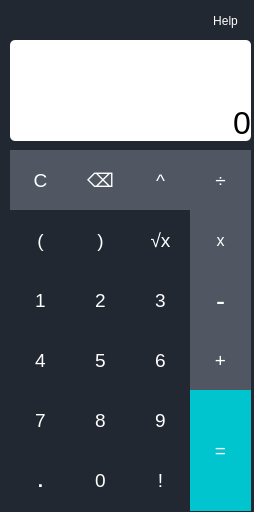
<?xml version="1.0" encoding="UTF-8"?>
<ui version="4.0">
 <class>Dialog</class>
 <widget class="QDialog" name="Dialog">
  <property name="geometry">
   <rect>
    <x>0</x>
    <y>0</y>
    <width>254</width>
    <height>512</height>
   </rect>
  </property>
  <property name="windowTitle">
   <string>Dialog</string>
  </property>
  <property name="styleSheet">
   <string notr="true">background-color:rgb(34, 40, 49);


</string>
  </property>
  <widget class="QPushButton" name="button_delete">
   <property name="geometry">
    <rect>
     <x>70</x>
     <y>150</y>
     <width>61</width>
     <height>61</height>
    </rect>
   </property>
   <property name="font">
    <font>
     <family>Microsoft YaHei UI</family>
     <pointsize>14</pointsize>
    </font>
   </property>
   <property name="styleSheet">
    <string notr="true">QPushButton{
color:rgb(255,255,255);
background-color:rgb(80, 87, 99);
border-style:none
}

QPushButton:pressed{
color:rgb(0,0,0);
background-color:rgb(149, 153, 160);
}</string>
   </property>
   <property name="text">
    <string>⌫</string>
   </property>
  </widget>
  <widget class="QPushButton" name="button_exponent">
   <property name="geometry">
    <rect>
     <x>130</x>
     <y>150</y>
     <width>61</width>
     <height>61</height>
    </rect>
   </property>
   <property name="font">
    <font>
     <family>Microsoft YaHei UI</family>
     <pointsize>14</pointsize>
    </font>
   </property>
   <property name="styleSheet">
    <string notr="true">QPushButton{
color:rgb(255,255,255);
background-color:rgb(80, 87, 99);
border-style:none
}

QPushButton:pressed{
color:rgb(0,0,0);
background-color:rgb(149, 153, 160);
}</string>
   </property>
   <property name="text">
    <string>^</string>
   </property>
  </widget>
  <widget class="QPushButton" name="button_sqrt">
   <property name="geometry">
    <rect>
     <x>130</x>
     <y>210</y>
     <width>61</width>
     <height>61</height>
    </rect>
   </property>
   <property name="font">
    <font>
     <family>Microsoft YaHei UI</family>
     <pointsize>14</pointsize>
    </font>
   </property>
   <property name="styleSheet">
    <string notr="true">QPushButton{
color:rgb(255,255,255);
border-style:none
}

QPushButton:pressed{
color:rgb(0,0,0);
background-color:rgb(149, 153, 160);
}</string>
   </property>
   <property name="text">
    <string>√x</string>
   </property>
  </widget>
  <widget class="QPushButton" name="button_number_nine">
   <property name="geometry">
    <rect>
     <x>130</x>
     <y>390</y>
     <width>61</width>
     <height>61</height>
    </rect>
   </property>
   <property name="font">
    <font>
     <family>Microsoft YaHei UI</family>
     <pointsize>14</pointsize>
     <weight>50</weight>
     <bold>false</bold>
    </font>
   </property>
   <property name="styleSheet">
    <string notr="true">QPushButton{
color:rgb(255,255,255);
border-style:none
}

QPushButton:pressed{
color:rgb(0,0,0);
background-color:rgb(149, 153, 160);
}</string>
   </property>
   <property name="text">
    <string>9</string>
   </property>
  </widget>
  <widget class="QPushButton" name="button_decimal">
   <property name="geometry">
    <rect>
     <x>10</x>
     <y>450</y>
     <width>61</width>
     <height>61</height>
    </rect>
   </property>
   <property name="font">
    <font>
     <family>Microsoft YaHei UI</family>
     <pointsize>14</pointsize>
     <weight>75</weight>
     <bold>true</bold>
    </font>
   </property>
   <property name="styleSheet">
    <string notr="true">QPushButton{
color:rgb(255,255,255);
border-style:none
}

QPushButton:pressed{
color:rgb(0,0,0);
background-color:rgb(149, 153, 160);
}</string>
   </property>
   <property name="text">
    <string>.</string>
   </property>
  </widget>
  <widget class="QPushButton" name="button_factorial">
   <property name="geometry">
    <rect>
     <x>130</x>
     <y>450</y>
     <width>61</width>
     <height>61</height>
    </rect>
   </property>
   <property name="font">
    <font>
     <family>Microsoft YaHei UI</family>
     <pointsize>14</pointsize>
     <weight>50</weight>
     <bold>false</bold>
    </font>
   </property>
   <property name="styleSheet">
    <string notr="true">QPushButton{
color:rgb(255,255,255);
border-style:none
}

QPushButton:pressed{
color:rgb(0,0,0);
background-color:rgb(149, 153, 160);
}</string>
   </property>
   <property name="text">
    <string>!</string>
   </property>
  </widget>
  <widget class="QPushButton" name="button_number_zero">
   <property name="geometry">
    <rect>
     <x>70</x>
     <y>450</y>
     <width>61</width>
     <height>61</height>
    </rect>
   </property>
   <property name="font">
    <font>
     <family>Microsoft JhengHei UI</family>
     <pointsize>14</pointsize>
     <weight>50</weight>
     <bold>false</bold>
    </font>
   </property>
   <property name="styleSheet">
    <string notr="true">QPushButton{
color:rgb(255,255,255);
border-style:none
}

QPushButton:pressed{
color:rgb(0,0,0);
background-color:rgb(149, 153, 160);
}</string>
   </property>
   <property name="text">
    <string>0</string>
   </property>
  </widget>
  <widget class="QPushButton" name="button_help">
   <property name="geometry">
    <rect>
     <x>200</x>
     <y>10</y>
     <width>51</width>
     <height>21</height>
    </rect>
   </property>
   <property name="styleSheet">
    <string notr="true">QPushButton{
color:rgb(255,255,255);
border-style:none
}

QPushButton:hover{
color:rgb(0,0,0);
background-color:rgb(149, 153, 160);
border-radius: 25px;

}</string>
   </property>
   <property name="text">
    <string>Help</string>
   </property>
  </widget>
  <widget class="QLabel" name="label">
   <property name="geometry">
    <rect>
     <x>10</x>
     <y>40</y>
     <width>241</width>
     <height>101</height>
    </rect>
   </property>
   <property name="font">
    <font>
     <family>Microsoft YaHei UI</family>
     <pointsize>24</pointsize>
    </font>
   </property>
   <property name="styleSheet">
    <string notr="true">background-color: rgb(255, 255, 255);
border-radius: 5px;</string>
   </property>
   <property name="text">
    <string>0</string>
   </property>
   <property name="alignment">
    <set>Qt::AlignBottom|Qt::AlignRight|Qt::AlignTrailing</set>
   </property>
  </widget>
  <widget class="QPushButton" name="button_number_eight">
   <property name="geometry">
    <rect>
     <x>70</x>
     <y>390</y>
     <width>61</width>
     <height>61</height>
    </rect>
   </property>
   <property name="font">
    <font>
     <family>Microsoft YaHei UI</family>
     <pointsize>14</pointsize>
     <weight>50</weight>
     <bold>false</bold>
    </font>
   </property>
   <property name="styleSheet">
    <string notr="true">QPushButton{
color:rgb(255,255,255);
border-style:none
}

QPushButton:pressed{
color:rgb(0,0,0);
background-color:rgb(149, 153, 160);
}</string>
   </property>
   <property name="text">
    <string>8</string>
   </property>
  </widget>
  <widget class="QPushButton" name="button_number_seven">
   <property name="geometry">
    <rect>
     <x>10</x>
     <y>390</y>
     <width>61</width>
     <height>61</height>
    </rect>
   </property>
   <property name="font">
    <font>
     <family>Microsoft YaHei UI</family>
     <pointsize>14</pointsize>
     <weight>50</weight>
     <bold>false</bold>
    </font>
   </property>
   <property name="styleSheet">
    <string notr="true">QPushButton{
color:rgb(255,255,255);
border-style:none
}

QPushButton:pressed{
color:rgb(0,0,0);
background-color:rgb(149, 153, 160);
}</string>
   </property>
   <property name="text">
    <string>7</string>
   </property>
  </widget>
  <widget class="QPushButton" name="button_number_six">
   <property name="geometry">
    <rect>
     <x>130</x>
     <y>330</y>
     <width>61</width>
     <height>61</height>
    </rect>
   </property>
   <property name="font">
    <font>
     <family>Microsoft YaHei UI</family>
     <pointsize>14</pointsize>
     <weight>50</weight>
     <bold>false</bold>
    </font>
   </property>
   <property name="styleSheet">
    <string notr="true">QPushButton{
color:rgb(255,255,255);
border-style:none
}

QPushButton:pressed{
color:rgb(0,0,0);
background-color:rgb(149, 153, 160);
}</string>
   </property>
   <property name="text">
    <string>6</string>
   </property>
  </widget>
  <widget class="QPushButton" name="button_number_five">
   <property name="geometry">
    <rect>
     <x>70</x>
     <y>330</y>
     <width>61</width>
     <height>61</height>
    </rect>
   </property>
   <property name="font">
    <font>
     <family>Microsoft YaHei UI</family>
     <pointsize>14</pointsize>
     <weight>50</weight>
     <bold>false</bold>
    </font>
   </property>
   <property name="styleSheet">
    <string notr="true">QPushButton{
color:rgb(255,255,255);
border-style:none
}

QPushButton:pressed{
color:rgb(0,0,0);
background-color:rgb(149, 153, 160);
}</string>
   </property>
   <property name="text">
    <string>5</string>
   </property>
  </widget>
  <widget class="QPushButton" name="button_number_four">
   <property name="geometry">
    <rect>
     <x>10</x>
     <y>330</y>
     <width>61</width>
     <height>61</height>
    </rect>
   </property>
   <property name="font">
    <font>
     <family>Microsoft YaHei UI</family>
     <pointsize>14</pointsize>
     <weight>50</weight>
     <bold>false</bold>
    </font>
   </property>
   <property name="styleSheet">
    <string notr="true">QPushButton{
color:rgb(255,255,255);
border-style:none
}

QPushButton:pressed{
color:rgb(0,0,0);
background-color:rgb(149, 153, 160);
}</string>
   </property>
   <property name="text">
    <string>4</string>
   </property>
  </widget>
  <widget class="QPushButton" name="button_number_three">
   <property name="geometry">
    <rect>
     <x>130</x>
     <y>270</y>
     <width>61</width>
     <height>61</height>
    </rect>
   </property>
   <property name="font">
    <font>
     <family>Microsoft YaHei UI</family>
     <pointsize>14</pointsize>
     <weight>50</weight>
     <bold>false</bold>
    </font>
   </property>
   <property name="styleSheet">
    <string notr="true">QPushButton{
color:rgb(255,255,255);
border-style:none
}

QPushButton:pressed{
color:rgb(0,0,0);
background-color:rgb(149, 153, 160);
}</string>
   </property>
   <property name="text">
    <string>3</string>
   </property>
  </widget>
  <widget class="QPushButton" name="button_number_two">
   <property name="geometry">
    <rect>
     <x>70</x>
     <y>270</y>
     <width>61</width>
     <height>61</height>
    </rect>
   </property>
   <property name="font">
    <font>
     <family>Microsoft YaHei UI</family>
     <pointsize>14</pointsize>
     <weight>50</weight>
     <bold>false</bold>
    </font>
   </property>
   <property name="styleSheet">
    <string notr="true">QPushButton{
color:rgb(255,255,255);
border-style:none
}

QPushButton:pressed{
color:rgb(0,0,0);
background-color:rgb(149, 153, 160);
}</string>
   </property>
   <property name="text">
    <string>2</string>
   </property>
  </widget>
  <widget class="QPushButton" name="button_number_one">
   <property name="geometry">
    <rect>
     <x>10</x>
     <y>270</y>
     <width>61</width>
     <height>61</height>
    </rect>
   </property>
   <property name="font">
    <font>
     <family>Microsoft YaHei UI</family>
     <pointsize>14</pointsize>
     <weight>50</weight>
     <bold>false</bold>
    </font>
   </property>
   <property name="styleSheet">
    <string notr="true">QPushButton{
color:rgb(255,255,255);
border-style:none
}

QPushButton:pressed{
color:rgb(0,0,0);
background-color:rgb(149, 153, 160);
}</string>
   </property>
   <property name="text">
    <string>1</string>
   </property>
  </widget>
  <widget class="QPushButton" name="button_number_three_2">
   <property name="geometry">
    <rect>
     <x>190</x>
     <y>330</y>
     <width>61</width>
     <height>61</height>
    </rect>
   </property>
   <property name="font">
    <font>
     <family>Microsoft YaHei UI</family>
     <pointsize>14</pointsize>
     <weight>50</weight>
     <bold>false</bold>
    </font>
   </property>
   <property name="styleSheet">
    <string notr="true">QPushButton{
color:rgb(255,255,255);
background-color:rgb(80, 87, 99);
border-style:none
}

QPushButton:pressed{
color:rgb(0,0,0);
background-color:rgb(149, 153, 160);
}</string>
   </property>
   <property name="text">
    <string>+</string>
   </property>
  </widget>
  <widget class="QPushButton" name="button_number_three_3">
   <property name="geometry">
    <rect>
     <x>190</x>
     <y>270</y>
     <width>61</width>
     <height>61</height>
    </rect>
   </property>
   <property name="font">
    <font>
     <family>Microsoft YaHei UI</family>
     <pointsize>20</pointsize>
     <weight>50</weight>
     <bold>false</bold>
    </font>
   </property>
   <property name="styleSheet">
    <string notr="true">QPushButton{
color:rgb(255,255,255);
background-color:rgb(80, 87, 99);
border-style:none
}

QPushButton:pressed{
color:rgb(0,0,0);
background-color:rgb(149, 153, 160);
}</string>
   </property>
   <property name="text">
    <string>-</string>
   </property>
  </widget>
  <widget class="QPushButton" name="button_number_three_4">
   <property name="geometry">
    <rect>
     <x>190</x>
     <y>210</y>
     <width>61</width>
     <height>61</height>
    </rect>
   </property>
   <property name="font">
    <font>
     <family>Microsoft YaHei UI</family>
     <pointsize>12</pointsize>
     <weight>50</weight>
     <bold>false</bold>
    </font>
   </property>
   <property name="styleSheet">
    <string notr="true">QPushButton{
color:rgb(255,255,255);
background-color:rgb(80, 87, 99);
border-style:none
}

QPushButton:pressed{
color:rgb(0,0,0);
background-color:rgb(149, 153, 160);
}</string>
   </property>
   <property name="text">
    <string>x</string>
   </property>
  </widget>
  <widget class="QPushButton" name="button_number_three_5">
   <property name="geometry">
    <rect>
     <x>190</x>
     <y>150</y>
     <width>61</width>
     <height>61</height>
    </rect>
   </property>
   <property name="font">
    <font>
     <family>Microsoft YaHei UI</family>
     <pointsize>14</pointsize>
     <weight>50</weight>
     <bold>false</bold>
    </font>
   </property>
   <property name="styleSheet">
    <string notr="true">QPushButton{
color:rgb(255,255,255);
background-color:rgb(80, 87, 99);
border-style:none
}

QPushButton:pressed{
color:rgb(0,0,0);
background-color:rgb(149, 153, 160);
}</string>
   </property>
   <property name="text">
    <string>÷</string>
   </property>
  </widget>
  <widget class="QPushButton" name="button_number_three_6">
   <property name="geometry">
    <rect>
     <x>10</x>
     <y>150</y>
     <width>61</width>
     <height>61</height>
    </rect>
   </property>
   <property name="font">
    <font>
     <family>Microsoft YaHei UI</family>
     <pointsize>14</pointsize>
     <weight>50</weight>
     <bold>false</bold>
    </font>
   </property>
   <property name="styleSheet">
    <string notr="true">QPushButton{
color:rgb(255,255,255);
background-color:rgb(80, 87, 99);
border-style:none
}

QPushButton:pressed{
color:rgb(0,0,0);
background-color:rgb(149, 153, 160);
}</string>
   </property>
   <property name="text">
    <string>C</string>
   </property>
  </widget>
  <widget class="QPushButton" name="button_number_three_7">
   <property name="geometry">
    <rect>
     <x>70</x>
     <y>210</y>
     <width>61</width>
     <height>61</height>
    </rect>
   </property>
   <property name="font">
    <font>
     <family>Microsoft YaHei UI</family>
     <pointsize>14</pointsize>
     <weight>50</weight>
     <bold>false</bold>
    </font>
   </property>
   <property name="styleSheet">
    <string notr="true">QPushButton{
color:rgb(255,255,255);
border-style:none
}

QPushButton:pressed{
color:rgb(0,0,0);
background-color:rgb(149, 153, 160);
}</string>
   </property>
   <property name="text">
    <string>)</string>
   </property>
  </widget>
  <widget class="QPushButton" name="button_number_three_8">
   <property name="geometry">
    <rect>
     <x>10</x>
     <y>210</y>
     <width>61</width>
     <height>61</height>
    </rect>
   </property>
   <property name="font">
    <font>
     <family>Microsoft YaHei UI</family>
     <pointsize>14</pointsize>
     <weight>50</weight>
     <bold>false</bold>
    </font>
   </property>
   <property name="styleSheet">
    <string notr="true">QPushButton{
color:rgb(255,255,255);
border-style:none
}

QPushButton:pressed{
color:rgb(0,0,0);
background-color:rgb(149, 153, 160);
}</string>
   </property>
   <property name="text">
    <string>(</string>
   </property>
  </widget>
  <widget class="QPushButton" name="button_equal">
   <property name="geometry">
    <rect>
     <x>190</x>
     <y>390</y>
     <width>61</width>
     <height>121</height>
    </rect>
   </property>
   <property name="font">
    <font>
     <family>Microsoft YaHei UI</family>
     <pointsize>14</pointsize>
     <weight>50</weight>
     <bold>false</bold>
    </font>
   </property>
   <property name="whatsThis">
    <string>&lt;html&gt;&lt;head/&gt;&lt;body&gt;&lt;p&gt;&lt;br/&gt;&lt;/p&gt;&lt;p&gt;&lt;br/&gt;&lt;/p&gt;&lt;p&gt;&lt;br/&gt;&lt;/p&gt;&lt;/body&gt;&lt;/html&gt;</string>
   </property>
   <property name="styleSheet">
    <string notr="true">QPushButton{
color:rgb(255,255,255);
background-color:rgb(0, 196, 206);
border-style:none
}

QPushButton:pressed{
color:rgb(0,0,0);
background-color:rgb(107, 233, 239);
}</string>
   </property>
   <property name="text">
    <string>=</string>
   </property>
  </widget>
  <widget class="QPushButton" name="button_logo">
   <property name="geometry">
    <rect>
     <x>10</x>
     <y>10</y>
     <width>31</width>
     <height>21</height>
    </rect>
   </property>
   <property name="styleSheet">
    <string notr="true">
QPushButton{
color:rgb(255,255,255);
border-style:none;
background-image:url(:/Logo/calculator_logo.png);
}

QPushButton:hover{
color:rgb(0,0,0);
background-color:rgb(141, 191, 41);
border-radius: 25px;

}</string>
   </property>
   <property name="text">
    <string/>
   </property>
  </widget>
 </widget>
 <resources/>
 <connections/>
</ui>
